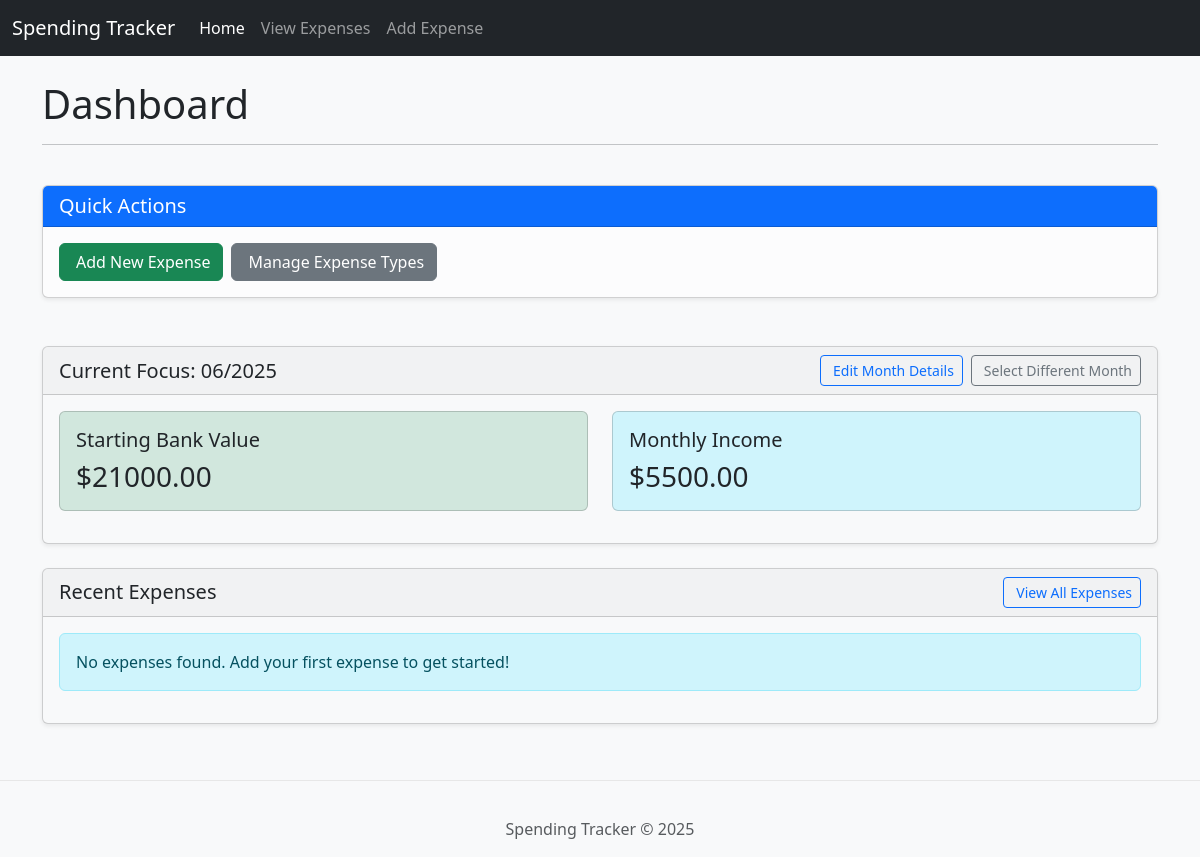
Before: / with the older database file.
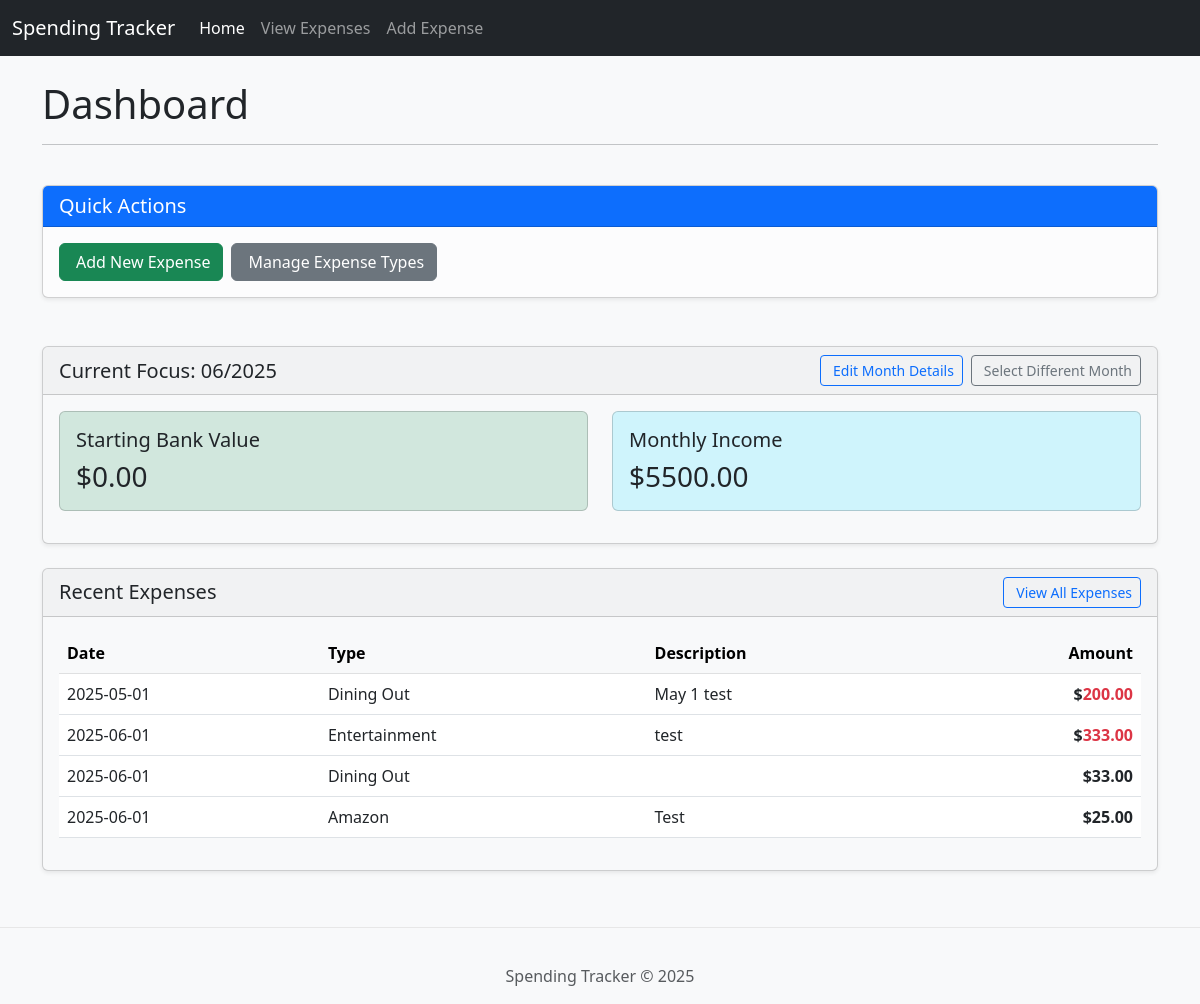
After: the same page with the newer database file.
### tables this page shows
CREATE TABLE months (
            id INTEGER PRIMARY KEY AUTOINCREMENT,
            month INTEGER NOT NULL CHECK (month >= 1 AND month <= 12),
            year INTEGER NOT NULL CHECK (year >= 2020),
            starting_bank_value DECIMAL(10, 2) DEFAULT 0.00,
            monthly_income DECIMAL(10, 2) DEFAULT 0.00,
            created_at TIMESTAMP DEFAULT CURRENT_TIMESTAMP,
            UNIQUE(month, year)
        );

CREATE TABLE expenses (
            id INTEGER PRIMARY KEY AUTOINCREMENT,
            amount DECIMAL(10, 2) NOT NULL,
            description TEXT,
            expense_type_id INTEGER NOT NULL,
            date DATE NOT NULL,
            is_recurring BOOLEAN DEFAULT FALSE,
            recurring_day INTEGER CHECK (recurring_day >= 1 AND recurring_day <= 31),
            is_active BOOLEAN DEFAULT TRUE,
            created_at TIMESTAMP DEFAULT CURRENT_TIMESTAMP,
            updated_at TIMESTAMP DEFAULT CURRENT_TIMESTAMP,
            FOREIGN KEY (expense_type_id) REFERENCES expense_types(id)
        );

CREATE TABLE expense_types (
            id INTEGER PRIMARY KEY AUTOINCREMENT,
            name TEXT NOT NULL UNIQUE,
            is_active BOOLEAN DEFAULT TRUE,
            created_at TIMESTAMP DEFAULT CURRENT_TIMESTAMP
        );

### app.py (the view)
@app.route('/')
def index():
    conn = get_db_connection()
    expense_types = conn.execute('SELECT * FROM expense_types WHERE is_active = TRUE ORDER BY name').fetchall()
    current_month_id = request.args.get('current_month_id', None)
    if current_month_id:
        current_month_data = conn.execute('SELECT * FROM months WHERE id = ?', (current_month_id,)).fetchone()
        if not current_month_data:
            current_month_data = conn.execute('SELECT * FROM months ORDER BY year DESC, month DESC LIMIT 1').fetchone()
    else:
        current_month_data = conn.execute('SELECT * FROM months ORDER BY year DESC, month DESC LIMIT 1').fetchone()
    recent_expenses = conn.execute('''
        SELECT e.id, e.amount, e.description, e.date, et.name as expense_type_name, e.created_at
        FROM expenses e
        JOIN expense_types et ON e.expense_type_id = et.id
        WHERE e.is_active = TRUE
        ORDER BY e.created_at DESC
        LIMIT 10
    ''').fetchall()
    conn.close()
    return render_template('index.html', expense_types=expense_types, current_month=current_month_data,
                           recent_expenses=recent_expenses, month_error=None, show_month_modal=False)

### app.py (called while the page is built)
def get_db_connection():
    conn = sqlite3.connect(DB_PATH)
    conn.row_factory = sqlite3.Row
    return conn

@app.context_processor
def inject_current_year():
    return {'current_year': datetime.utcnow().year}

### templates/index.html (shortened to what this page needs)
{% extends "base.html" %}
{% block content %}
<div class="row mb-4">
    <div class="col-12">
        <h1>Dashboard</h1>
        <hr>
    </div>
</div>
<div class="row mb-4">
    <div class="col-12">
        <div class="card card-custom bg-light-subtle shadow-sm">
            <div class="card-header bg-primary text-white">
                <h3 class="h5 mb-0">Quick Actions</h3>
            </div>
            <div class="card-body">
                <div class="d-flex flex-wrap gap-2">
                    <button type="button" class="btn btn-success" data-bs-toggle="modal" data-bs-target="#addExpenseModal">
                         Add New Expense
                    </button>
                    <a href="{{ url_for('expense_type_routes.manage_expense_types') }}" class="btn btn-secondary">
                         Manage Expense Types
                    </a>
                </div>
            </div>
        </div>
    </div>
</div>
<div class="row">
    <div class="col-12">
        {% if current_month %}
            <div class="card card-custom bg-light mb-4 shadow-sm">
                <div class="card-header d-flex justify-content-between align-items-center">
                    <h2 class="h5 mb-0">Current Focus: {{ "%02d"|format(current_month['month']) }}/{{ current_month['year'] }}</h2>
                    <div class="d-flex gap-2">
                        <a href="#" class="btn btn-sm btn-outline-primary" data-bs-toggle="modal" data-bs-target="#editMonthModal">
                             Edit Month Details
                        </a>
                        <a href="{{ url_for('month_routes.list_months') }}" class="btn btn-sm btn-outline-secondary">
                             Select Different Month
                        </a>
                    </div>
                </div>
                <div class="card-body">
                    <div class="row">
                        <div class="col-md-6">
                            <div class="card bg-success-subtle mb-3">
                                <div class="card-body">
                                    <h5 class="card-title">Starting Bank Value</h5>
                                    <p class="card-text h3">${{ "%.2f"|format(current_month['starting_bank_value']) }}</p>
                                </div>
                            </div>
                        </div>
                        <div class="col-md-6">
                            <div class="card bg-info-subtle mb-3">
                                <div class="card-body">
                                    <h5 class="card-title">Monthly Income</h5>
                                    <p class="card-text h3">${{ "%.2f"|format(current_month['monthly_income']) }}</p>
                                </div>
                            </div>
                        </div>
                    </div>
                </div>
            </div>
        {% else %}
            <div class="alert alert-warning" role="alert">
                No month data found. Please ensure the database is set up correctly and has month entries.
            </div>
        {% endif %}
    </div>
</div>
<div class="row mb-4">
    <div class="col-12">
        <div class="card card-custom bg-light shadow-sm">
            <div class="card-header d-flex justify-content-between align-items-center">
                <h2 class="h5 mb-0">Recent Expenses</h2>
                <a href="{{ url_for('expense_routes.view_expenses') }}" class="btn btn-sm btn-outline-primary">
                     View All Expenses
                </a>
            </div>
            <div class="card-body">
                {% if recent_expenses %}
                    <div class="table-responsive">
                        <table class="table table-hover">
                            <thead class="table-light">
                                <tr>
                                    <th>Date</th>
                                    <th>Type</th>
                                    <th>Description</th>
                                    <th class="text-end">Amount</th>
                                </tr>
                            </thead>
                            <tbody>
                                {% for expense in recent_expenses %}
                                    <tr>
                                        <td>{{ expense.date }}</td>
                                        <td>{{ expense.expense_type_name }}</td>
                                        <td>{{ expense.description|default('', true) }}</td>
                                        <td class="text-end fw-bold">$<span class="{% if expense.amount > 100 %}text-danger{% endif %}">{{ "%.2f"|format(expense.amount) }}</span></td>
                                    </tr>
                                {% endfor %}
                            </tbody>
                        </table>
                    </div>
                {% else %}
                    <div class="alert alert-info">
                        No expenses found. Add your first expense to get started!
                    </div>
                {% endif %}
            </div>
        </div>
    </div>
</div>
{% endblock %}

### templates/base.html (shortened to what this page needs)
<!DOCTYPE html>
<html lang="en">
<head>
    <link href="https://cdn.jsdelivr.net/npm/bootstrap@5.3.0-alpha1/dist/css/bootstrap.min.css" rel="stylesheet">
    <link rel="stylesheet" href="{{ url_for('static', filename='css/style.css') if 'static/css/style.css' else '' }}">
</head>
<body>
    <nav class="navbar navbar-expand-lg navbar-dark bg-dark fixed-top">
        <div class="container-fluid">
            <a class="navbar-brand" href="{{ url_for('index') }}">Spending Tracker</a>
            <div class="collapse navbar-collapse" id="navbarNav">
                <ul class="navbar-nav me-auto mb-2 mb-lg-0">
                    <li class="nav-item">
                        <a class="nav-link active" aria-current="page" href="{{ url_for('index') }}">Home</a>
                    </li>
                     <li class="nav-item">
                        <a class="nav-link" href="#">View Expenses</a>
                    </li>
                     <li class="nav-item">
                        <a class="nav-link" href="{{ url_for('add_expense') }}">Add Expense</a>
                    </li>
                </ul>
            </div>
        </div>
    </nav>
    <main class="container mt-4">
        {% block content %}{% endblock %}
    </main>
    <footer class="footer">
        <div class="container">
            <span class="text-muted">Spending Tracker &copy; {{ current_year }}</span>
        </div>
    </footer>
</body>
</html>

### static/css/style.css (style rules this page uses)
body { padding-top: 56px; background-color: #f8f9fa; }
.container { margin-top: 20px; }
.card-custom { margin-bottom: 1.5rem; }
.footer { padding: 1rem 0; text-align: center; margin-top: 2rem; background-color: #e9ecef; border-top: 1px solid #dee2e6; }

### templates/base.html (style rules this page uses)
body { padding-top: 56px; }
.footer { padding: 1rem 0; text-align: center; margin-top: 2rem; background-color: #f8f9fa; border-top: 1px solid #e7e7e7; }

Changed rows visible on the page:
changed months: starting_bank_value "21000.00" → "0.00"
added expenses: date "2025-05-01", expense_type_name "Dining Out", description "May 1 test", amount "200.00"
added expenses: date "2025-06-01", expense_type_name "Entertainment", description "test", amount "333.00"
added expenses: date "2025-06-01", expense_type_name "Dining Out", amount "33.00"
added expenses: date "2025-06-01", expense_type_name "Amazon", description "Test", amount "25.00"
Other visible differences:
text no longer shown: "No expenses found. Add your first expense to get started!"
text now shown: "Date Type Description Amount"
